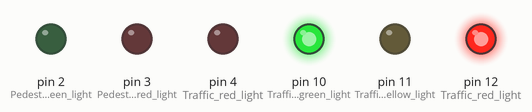
Recording of a sketch running on a simulated Arduino Uno, built with avr-gcc and run on an emulated ATmega328P. On the bench: output pins drawn as LEDs (lit = HIGH).

Above: at 2.5 s.
At 6.2 s:
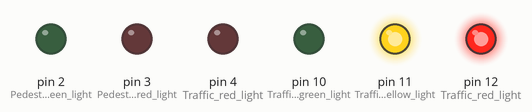
At 10.0 s:
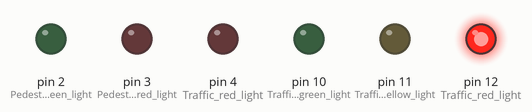
At 13.7 s:
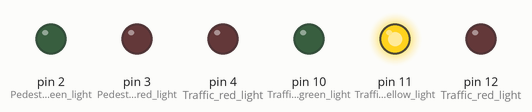
Timing chart, 0 to 19.5 s (numbered marks = the images above):
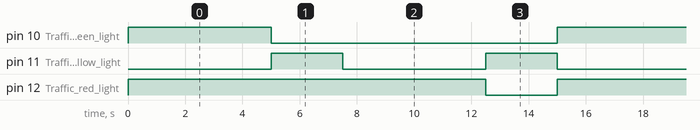

The sketch:

task_5B_Slave.ino
```cpp
#include <Wire.h>

// C++ code
volatile boolean pushButton;
int redState = 1;  // Start in red state for traffic lights
enum State {red, yellow, green, pedestrianGreen, pedestrianRed};
State _currentState = green;
State _targetState = pedestrianGreen;
unsigned long time = 5000;
unsigned long previousMillis = 0;  // Used for timing (non-blocking)
unsigned long pedestrianMillis = 0;  // Used for pedestrian light timing
int set;
int event;

void setup() {
  Wire.begin(1);
  Wire.onReceive(receiveEvent);  // Set up Wire communication
  Serial.begin(9600);

  // Pin assignments for the lights
  pinMode(3, OUTPUT);  // Pedestrian red light
  pinMode(2, OUTPUT);  // Pedestrian green light
  pinMode(12, OUTPUT); // Traffic red light
  pinMode(11, OUTPUT); // Traffic yellow light
  pinMode(10, OUTPUT); // Traffic green light
  pinMode(5, INPUT);   // Button to trigger pedestrian light
  pinMode(4, OUTPUT);  // Traffic red light (alternate pin)

  // Attach interrupt for button press
  attachInterrupt(digitalPinToInterrupt(5), buttonPressed, RISING);
}

void loop() {
  unsigned long currentMillis = millis();  // Get current time in milliseconds

  if (redState == 0) {
    pedestrian(currentMillis);  // Handle pedestrian light logic
  }
  if (redState == 1) {
    trafficLight(currentMillis);  // Handle traffic light logic
  }
}

void trafficLight(unsigned long currentMillis) {
  switch (_currentState) {
    case green:
      digitalWrite(10, HIGH);  // Traffic green light on
      digitalWrite(12, HIGH);   // Pedestrian red light on
      if (currentMillis - previousMillis >= time) {
        digitalWrite(10, LOW);  // Traffic green light off
        previousMillis = currentMillis;
        _currentState = yellow;  // Transition to yellow
        set = 0;
      }
      break;

    case yellow:
      digitalWrite(11, HIGH);   // Traffic yellow light on
      if (currentMillis - previousMillis >= time / 2) {
        digitalWrite(11, LOW);   // Traffic yellow light off
        previousMillis = currentMillis;
        if (set == 0) {
          _currentState = red;  // Transition to red
        } else {
          _currentState = green;  // Transition to green
        }
      }
      break;

    case red:
      digitalWrite(12, HIGH);    // Traffic red light on
      if (currentMillis - previousMillis >= time) {
        digitalWrite(12, LOW);    // Traffic red light off
        previousMillis = currentMillis;
        if (redState == 1) {
          _currentState = yellow; // Transition to yellow
        } else {
          _currentState = pedestrianGreen;  // Transition to pedestrian green
        }
        set = 1;
      }
      break;
  }
}

void pedestrian(unsigned long currentMillis) {
  switch (_targetState) {
    case pedestrianGreen:
      digitalWrite(12, HIGH);   // Traffic red light on
      digitalWrite(2, HIGH);    // Pedestrian green light on
      if (currentMillis - pedestrianMillis >= time / 5) {
        digitalWrite(2, LOW);  // Pedestrian green light off
        pedestrianMillis = currentMillis;
        redState = 1;          // Set redState to 1 after pedestrian light
        _targetState = yellow; // Transition to yellow pedestrian light
      }
      break;

    case yellow:
      digitalWrite(12, HIGH);  // Traffic red light on
      digitalWrite(11, HIGH);  // Traffic yellow light on
      if (currentMillis - pedestrianMillis >= time / 2) {
        digitalWrite(11, LOW); // Traffic yellow light off
        pedestrianMillis = currentMillis;
        _targetState = pedestrianRed;
      }
      break;

    case pedestrianRed:
      digitalWrite(12, LOW);   // Traffic red light off
      digitalWrite(3, HIGH);   // Pedestrian red light on
      if (currentMillis - pedestrianMillis >= time * 2) {
        digitalWrite(3, LOW);  // Pedestrian red light off
        redState = 0;           // Reset redState after pedestrian phase
        _targetState = _currentState; // Return to the traffic state
      }
      break;
  }
}

void buttonPressed() {
  // When the button is pressed, set the pedestrian phase
  if (digitalRead(5) == HIGH) {  // Button pressed (active HIGH)
    redState = 0;  // Trigger pedestrian phase
    _targetState = pedestrianGreen;  // Set to pedestrian green state
    previousMillis = millis();  // Reset the timing
  }
}

void receiveEvent(int event) {
  // Handle Wire communication event and set redState
  redState = Wire.read();
}
```

Measured:
- by itself, pin 10 (Traffic_green_light): alternates HIGH for 5.0 s and LOW for 10.0 s
- by itself, pin 11 (Traffic_yellow_light): alternates HIGH for 2.5 s and LOW for 5.0 s
- by itself, pin 12 (Traffic_red_light): alternates HIGH for 12.5 s and LOW for 2.5 s
